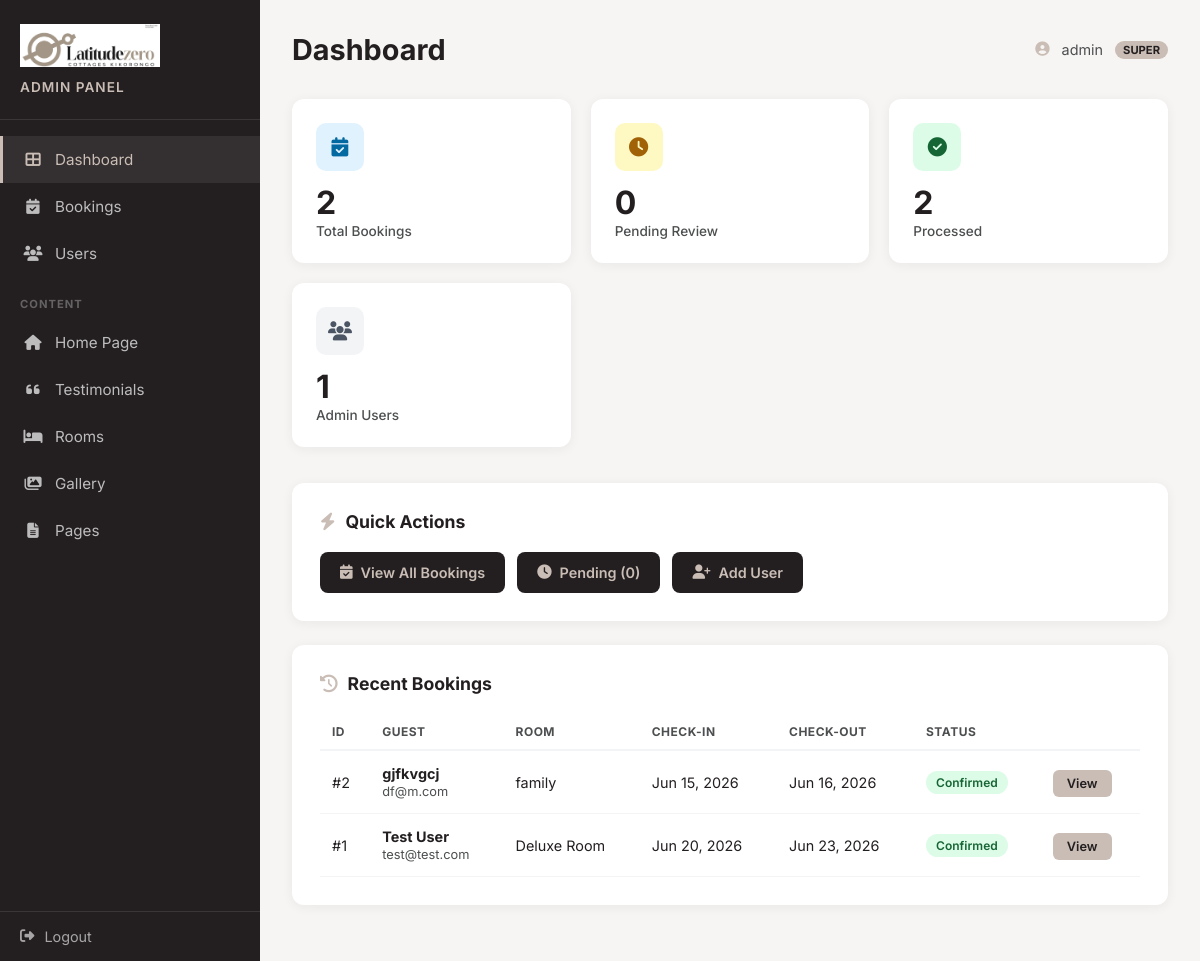
Page /admin/ (signed in) on the committed database.
### models.py (models this page shows, shortened)
class User(UserMixin, db.Model):
    __tablename__ = 'users'
    id = db.Column(db.Integer, primary_key=True)
    username = db.Column(db.String(80), unique=True, nullable=False)
    email = db.Column(db.String(120), unique=True, nullable=False)
    password_hash = db.Column(db.String(255), nullable=False)
    is_superuser = db.Column(db.Boolean, default=False)
    is_active = db.Column(db.Boolean, default=True)
    created_at = db.Column(db.DateTime, default=datetime.utcnow)

class Booking(db.Model):
    __tablename__ = 'bookings'
    id = db.Column(db.Integer, primary_key=True)
    checkin = db.Column(db.Date, nullable=False)
    checkout = db.Column(db.Date, nullable=False)
    guests = db.Column(db.String(20), nullable=False)
    room = db.Column(db.String(100), nullable=False)
    name = db.Column(db.String(120), nullable=False)
    email = db.Column(db.String(120), nullable=False)
    phone = db.Column(db.String(40))
    requests = db.Column(db.Text)
    status = db.Column(db.String(20), default='pending')
    source = db.Column(db.String(20), default='whatsapp')
    created_at = db.Column(db.DateTime, default=datetime.utcnow)

### app.py (the view)
@app.route('/admin/')
@login_required
def admin_dashboard():
    today = date.today()
    pending_bookings = Booking.query.filter_by(status='pending').count()
    total_bookings = Booking.query.count()
    recent_bookings = Booking.query.order_by(Booking.created_at.desc()).limit(5).all()
    total_users = User.query.count()
    return render_template('dashboard.html',
                           pending=pending_bookings,
                           total=total_bookings,
                           recent=recent_bookings,
                           total_users=total_users,
                           now=today)

### app.py (called while the page is built)
@login_manager.user_loader
def load_user(user_id):
    return User.query.get(int(user_id))

### templates/dashboard.html (shortened to what this page needs)
<!DOCTYPE html>
<html lang="en">
<head>
    <link rel="stylesheet" href="https://cdnjs.cloudflare.com/ajax/libs/font-awesome/6.4.0/css/all.min.css">
</head>
<body>
    <div class="admin-layout">
        <aside class="sidebar">
            <div class="sidebar-header">
                <img src="/images/logos/secondary-logo.png" alt="Latitude Zero">
                <h2>Admin Panel</h2>
            </div>
            <nav class="sidebar-nav">
                <a href="/admin/" class="active"><i class="fas fa-th-large"></i> Dashboard</a>
                <a href="/admin/bookings/"><i class="fas fa-calendar-check"></i> Bookings</a>
                {% if current_user.is_superuser %}
                <a href="/admin/users/"><i class="fas fa-users"></i> Users</a>
                {% endif %}
                <div class="nav-section-title">Content</div>
                <a href="/admin/settings/"><i class="fas fa-home"></i> Home Page</a>
                <a href="/admin/testimonials/"><i class="fas fa-quote-left"></i> Testimonials</a>
                <a href="/admin/rooms/"><i class="fas fa-bed"></i> Rooms</a>
                <a href="/admin/gallery/"><i class="fas fa-images"></i> Gallery</a>
                <a href="/admin/pages/"><i class="fas fa-file-alt"></i> Pages</a>
            </nav>
            <div class="sidebar-footer">
                <a href="/admin/logout/"><i class="fas fa-sign-out-alt"></i> Logout</a>
            </div>
        </aside>
        <main class="main-content">
            <div class="page-header">
                <h1>Dashboard</h1>
                <div class="user-info">
                    <i class="fas fa-user-circle"></i>
                    <span>{{ current_user.username }}</span>
                    {% if current_user.is_superuser %}
                    <span style="background:#C9BDB5;color:#231F20;padding:2px 8px;border-radius:10px;font-size:0.7rem;font-weight:700;">SUPER</span>
                    {% endif %}
                </div>
            </div>
            <div class="stats-grid">
                <div class="stat-card">
                    <div class="stat-icon blue"><i class="fas fa-calendar-check"></i></div>
                    <div class="stat-value">{{ total }}</div>
                    <div class="stat-label">Total Bookings</div>
                </div>
                <div class="stat-card">
                    <div class="stat-icon yellow"><i class="fas fa-clock"></i></div>
                    <div class="stat-value">{{ pending }}</div>
                    <div class="stat-label">Pending Review</div>
                </div>
                <div class="stat-card">
                    <div class="stat-icon green"><i class="fas fa-check-circle"></i></div>
                    <div class="stat-value">{{ total - pending }}</div>
                    <div class="stat-label">Processed</div>
                </div>
                {% if current_user.is_superuser %}
                <div class="stat-card">
                    <div class="stat-icon gray"><i class="fas fa-users"></i></div>
                    <div class="stat-value">{{ total_users }}</div>
                    <div class="stat-label">Admin Users</div>
                </div>
                {% endif %}
            </div>
            <div class="section-card">
                <h3><i class="fas fa-bolt"></i> Quick Actions</h3>
                <div class="quick-actions">
                    <a href="/admin/bookings/"><i class="fas fa-calendar-check"></i> View All Bookings</a>
                    <a href="/admin/bookings/?status=pending"><i class="fas fa-clock"></i> Pending ({{ pending }})</a>
                    {% if current_user.is_superuser %}
                    <a href="/admin/users/create/"><i class="fas fa-user-plus"></i> Add User</a>
                    {% endif %}
                </div>
            </div>
            <div class="section-card">
                <h3><i class="fas fa-history"></i> Recent Bookings</h3>
                {% if recent %}
                <table>
                    <thead>
                        <tr>
                            <th>ID</th>
                            <th>Guest</th>
                            <th>Room</th>
                            <th>Check-in</th>
                            <th>Check-out</th>
                            <th>Status</th>
                            <th></th>
                        </tr>
                    </thead>
                    <tbody>
                        {% for booking in recent %}
                        <tr>
                            <td>#{{ booking.id }}</td>
                            <td>
                                <strong>{{ booking.name }}</strong><br>
                                <span style="color:#4C4E4F;font-size:0.8rem;">{{ booking.email }}</span>
                            </td>
                            <td>{{ booking.room }}</td>
                            <td>{{ booking.checkin.strftime('%b %d, %Y') }}</td>
                            <td>{{ booking.checkout.strftime('%b %d, %Y') }}</td>
                            <td><span class="badge {{ booking.status }}">{{ booking.status|title }}</span></td>
                            <td><a href="/admin/bookings/{{ booking.id }}/" class="btn-sm">View</a></td>
                        </tr>
                        {% endfor %}
                    </tbody>
                </table>
                {% else %}
                <div class="empty-state">
                    <i class="fas fa-calendar-times"></i>
                    <p>No bookings yet. Bookings will appear here when guests submit inquiries.</p>
                </div>
                {% endif %}
            </div>
        </main>
    </div>
</body>
</html>

### templates/dashboard.html (style rules this page uses)
* { margin: 0; padding: 0; box-sizing: border-box; }
body { font-family: 'Inter', -apple-system, sans-serif; background: #f7f5f3; color: #231F20; min-height: 100vh; }
.admin-layout { display: flex; min-height: 100vh; }
.sidebar { width: 260px; background: #231F20; color: #fff; padding: 0; flex-shrink: 0; display: flex; flex-direction: column; }
.sidebar-header { padding: 24px 20px; border-bottom: 1px solid rgba(255,255,255,0.1); }
.sidebar-header img { max-width: 140px; margin-bottom: 8px; }
.sidebar-header h2 { font-size: 0.85rem; font-weight: 600; color: #C9BDB5; text-transform: uppercase; letter-spacing: 1px; }
.sidebar-nav { flex: 1; padding: 16px 0; }
.sidebar-nav a { display: flex; align-items: center; gap: 12px; padding: 14px 20px; color: rgba(255,255,255,0.7); text-decoration: none; font-size: 0.95rem; transition: all 0.2s; border-left: 3px solid transparent; }
.sidebar-nav a.active { background: rgba(201,189,181,0.1); color: #C9BDB5; border-left-color: #C9BDB5; }
.sidebar-nav a i { width: 20px; text-align: center; }
.sidebar-nav .nav-section-title { padding: 20px 20px 8px; font-size: 0.7rem; font-weight: 700; text-transform: uppercase; letter-spacing: 1px; color: rgba(255,255,255,0.3); }
.sidebar-footer { padding: 16px 20px; border-top: 1px solid rgba(255,255,255,0.1); }
.sidebar-footer a { display: flex; align-items: center; gap: 10px; color: rgba(255,255,255,0.6); text-decoration: none; font-size: 0.9rem; transition: color 0.2s; }
.main-content { flex: 1; padding: 32px; overflow-y: auto; }
.page-header { display: flex; justify-content: space-between; align-items: center; margin-bottom: 32px; }
.page-header h1 { font-size: 1.8rem; font-weight: 700; }
.page-header .user-info { display: flex; align-items: center; gap: 12px; color: #4C4E4F; font-size: 0.9rem; }
.page-header .user-info i { color: #C9BDB5; }
.stats-grid { display: grid; grid-template-columns: repeat(auto-fit, minmax(220px, 1fr)); gap: 20px; margin-bottom: 36px; }
.stat-card { background: #fff; padding: 24px; border-radius: 12px; box-shadow: 0 2px 12px rgba(35,31,32,0.06); }
.stat-card .stat-icon { width: 48px; height: 48px; border-radius: 10px; display: flex; align-items: center; justify-content: center; font-size: 1.2rem; margin-bottom: 16px; }
.stat-card .stat-icon.blue { background: #e0f2fe; color: #0369a1; }
.stat-card .stat-icon.yellow { background: #fef9c3; color: #a16207; }
.stat-card .stat-icon.green { background: #dcfce7; color: #166534; }
.stat-card .stat-icon.gray { background: #f3f4f6; color: #4b5563; }
.stat-card .stat-value { font-size: 2rem; font-weight: 700; color: #231F20; line-height: 1; margin-bottom: 4px; }
.stat-card .stat-label { font-size: 0.85rem; color: #4C4E4F; font-weight: 500; }
.section-card { background: #fff; padding: 28px; border-radius: 12px; box-shadow: 0 2px 12px rgba(35,31,32,0.06); margin-bottom: 24px; }
.section-card h3 { font-size: 1.1rem; font-weight: 700; margin-bottom: 20px; color: #231F20; display: flex; align-items: center; gap: 10px; }
.section-card h3 i { color: #C9BDB5; }
table { width: 100%; border-collapse: collapse; }
th { text-align: left; padding: 10px 12px; font-size: 0.75rem; font-weight: 700; text-transform: uppercase; letter-spacing: 0.5px; color: #4C4E4F; border-bottom: 2px solid #f3f4f6; }
td { padding: 14px 12px; font-size: 0.9rem; border-bottom: 1px solid #f3f4f6; }
.badge { display: inline-block; padding: 4px 10px; border-radius: 20px; font-size: 0.75rem; font-weight: 600; }
.badge.confirmed { background: #dcfce7; color: #166534; }
.btn-sm { padding: 6px 14px; background: #C9BDB5; color: #231F20; text-decoration: none; border-radius: 6px; font-size: 0.8rem; font-weight: 600; transition: background 0.2s; }
.quick-actions { display: flex; gap: 12px; flex-wrap: wrap; }
.quick-actions a { display: inline-flex; align-items: center; gap: 8px; padding: 12px 20px; background: #231F20; color: #C9BDB5; text-decoration: none; border-radius: 8px; font-size: 0.9rem; font-weight: 600; transition: background 0.2s; }

### rows in the picture
User: username "admin"
Booking: id "2", name "gjfkvgcj", email "df@m.com", room "family", checkin "Jun 15, 2026", checkout "Jun 16, 2026", status "Confirmed"
Booking: id "1", name "Test User", email "test@test.com", room "Deluxe Room", checkin "Jun 20, 2026", checkout "Jun 23, 2026", status "Confirmed"

### other values in the picture
{{ total }} "2"
{{ pending }} "0"
{{ total - pending }} "2"
{{ total_users }} "1"
